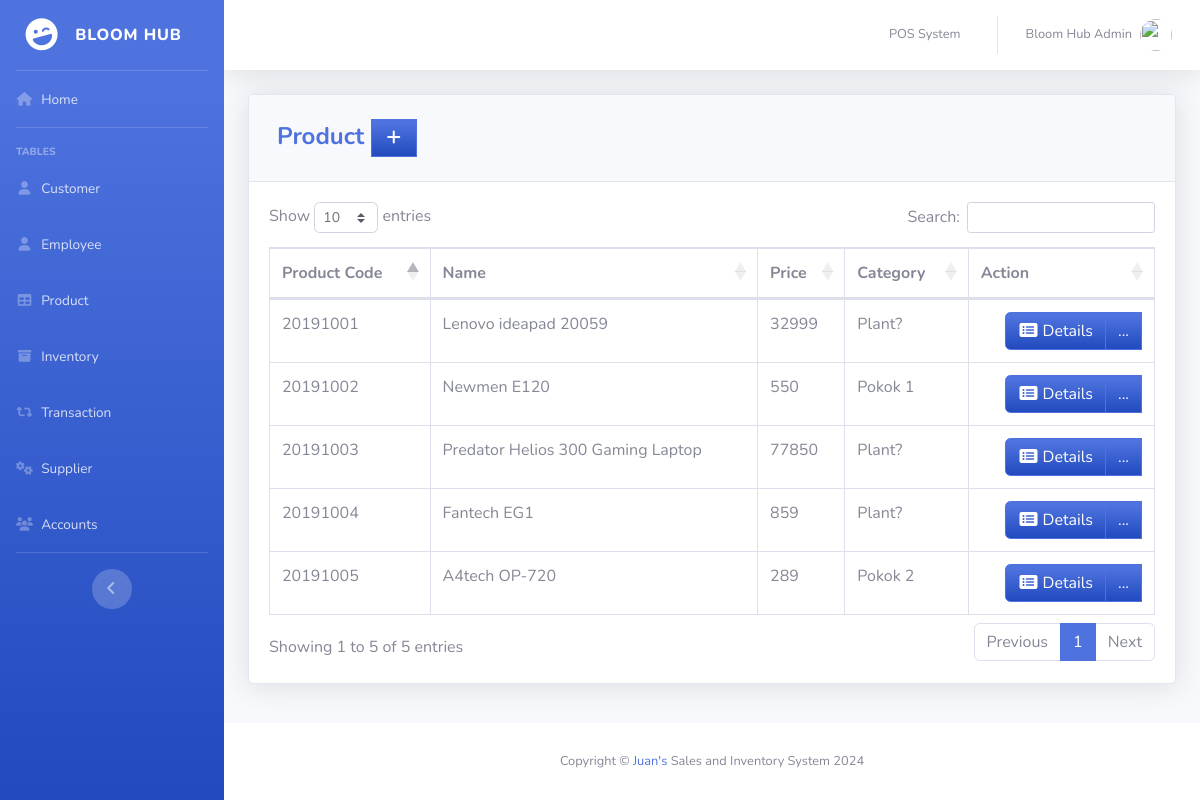
The app's page /pages/product.php (signed in) with its own data.
### tables this page shows
CREATE TABLE `product` (
  `PRODUCT_ID` int(11) NOT NULL,
  `PRODUCT_CODE` varchar(20) NOT NULL,
  `NAME` varchar(50) DEFAULT NULL,
  `DESCRIPTION` varchar(250) NOT NULL,
  `QTY_STOCK` int(50) DEFAULT NULL,
  `ON_HAND` int(250) NOT NULL,
  `PRICE` int(50) DEFAULT NULL,
  `CATEGORY_ID` int(11) DEFAULT NULL,
  `SUPPLIER_ID` int(11) DEFAULT NULL,
  `DATE_STOCK_IN` varchar(50) NOT NULL
);

CREATE TABLE `category` (
  `CATEGORY_ID` int(11) NOT NULL,
  `CNAME` varchar(50) DEFAULT NULL
);

### pages/product.php (the view, shortened to what this page needs)
<?php
include'../includes/connection.php';
include'../includes/sidebar.php';
?>
            <div class="card shadow mb-4">
            <div class="card-header py-3">
              <h4 class="m-2 font-weight-bold text-primary">Product&nbsp;<a  href="#" data-toggle="modal" data-target="#aModal" type="button" class="btn btn-primary bg-gradient-primary" style="border-radius: 0px;"><i class="fas fa-fw fa-plus"></i></a></h4>
            </div>
            <div class="card-body">
              <div class="table-responsive">
                <table class="table table-bordered" id="dataTable" width="100%" cellspacing="0">
               <thead>
                   <tr>
                     <th>Product Code</th>
                     <th>Name</th>
                     <th>Price</th>
                     <th>Category</th>
                     <th>Action</th>
                   </tr>
               </thead>
          <tbody>
<?php
    $query = 'SELECT PRODUCT_ID, PRODUCT_CODE, NAME, PRICE, CNAME, DATE_STOCK_IN FROM product p join category c on p.CATEGORY_ID=c.CATEGORY_ID GROUP BY PRODUCT_CODE';
        $result = mysqli_query($db, $query) or die (mysqli_error($db));
            while ($row = mysqli_fetch_assoc($result)) {
                echo '<tr>';
                echo '<td>'. $row['PRODUCT_CODE'].'</td>';
                echo '<td>'. $row['NAME'].'</td>';
                echo '<td>'. $row['PRICE'].'</td>';
                echo '<td>'. $row['CNAME'].'</td>';
                      echo '<td align="right"> <div class="btn-group">
                              <a type="button" class="btn btn-primary bg-gradient-primary" href="pro_searchfrm.php?action=edit & id='.$row['PRODUCT_CODE'] . '"><i class="fas fa-fw fa-list-alt"></i> Details</a>
                            <div class="btn-group">
                              <a type="button" class="btn btn-primary bg-gradient-primary dropdown no-arrow" data-toggle="dropdown" style="color:white;">
                              ... <span class="caret"></span></a>
                            <ul class="dropdown-menu text-center" role="menu">
                                <li>
                                  <a type="button" class="btn btn-warning bg-gradient-warning btn-block" style="border-radius: 0px;" href="pro_edit.php?action=edit & id='.$row['PRODUCT_ID']. '">
                                    <i class="fas fa-fw fa-edit"></i> Edit
                                  </a>
                                </li>
                            </ul>
                            </div>
                          </div> </td>';
                echo '</tr> ';
                        }
?>
                                </tbody>
                            </table>
                        </div>
                    </div>
                  </div>
<?php
include'../includes/footer.php';
?>

### records on screen
product: PRODUCT_CODE "20191001", NAME "Lenovo ideapad 20059", PRICE "32999", CATEGORY_ID.CNAME "Plant?"
product: PRODUCT_CODE "20191002", NAME "Newmen E120", PRICE "550", CATEGORY_ID.CNAME "Pokok 1"
product: PRODUCT_CODE "20191003", NAME "Predator Helios 300 Gaming Laptop", PRICE "77850", CATEGORY_ID.CNAME "Plant?"
product: PRODUCT_CODE "20191004", NAME "Fantech EG1", PRICE "859", CATEGORY_ID.CNAME "Plant?"
product: PRODUCT_CODE "20191005", NAME "A4tech OP-720", PRICE "289", CATEGORY_ID.CNAME "Pokok 2"

### other values on screen
$_SESSION['FIRST_NAME'] "Bloom Hub"
$_SESSION['LAST_NAME'] "Admin"
